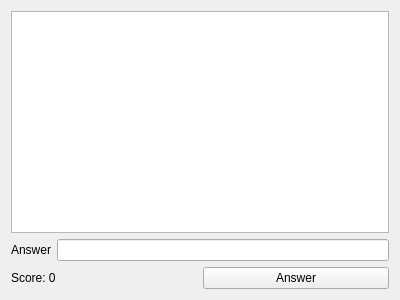
<?xml version="1.0" encoding="UTF-8"?>
<ui version="4.0">
 <class>ParticipantWindow</class>
 <widget class="QWidget" name="ParticipantWindow">
  <property name="geometry">
   <rect>
    <x>0</x>
    <y>0</y>
    <width>400</width>
    <height>300</height>
   </rect>
  </property>
  <property name="windowTitle">
   <string>ParticipantWindow</string>
  </property>
  <layout class="QVBoxLayout" name="verticalLayout">
   <item>
    <widget class="QListWidget" name="questionList"/>
   </item>
   <item>
    <layout class="QFormLayout" name="formLayout">
     <item row="0" column="0">
      <widget class="QLabel" name="label">
       <property name="text">
        <string>Answer</string>
       </property>
      </widget>
     </item>
     <item row="0" column="1">
      <widget class="QLineEdit" name="answerEdit"/>
     </item>
    </layout>
   </item>
   <item>
    <layout class="QHBoxLayout" name="horizontalLayout">
     <item>
      <widget class="QLabel" name="scoreLabel">
       <property name="text">
        <string>Score: 0</string>
       </property>
      </widget>
     </item>
     <item>
      <widget class="QPushButton" name="answerButton">
       <property name="text">
        <string>Answer</string>
       </property>
      </widget>
     </item>
    </layout>
   </item>
  </layout>
 </widget>
 <layoutdefault spacing="6" margin="11"/>
 <resources/>
 <connections/>
</ui>
